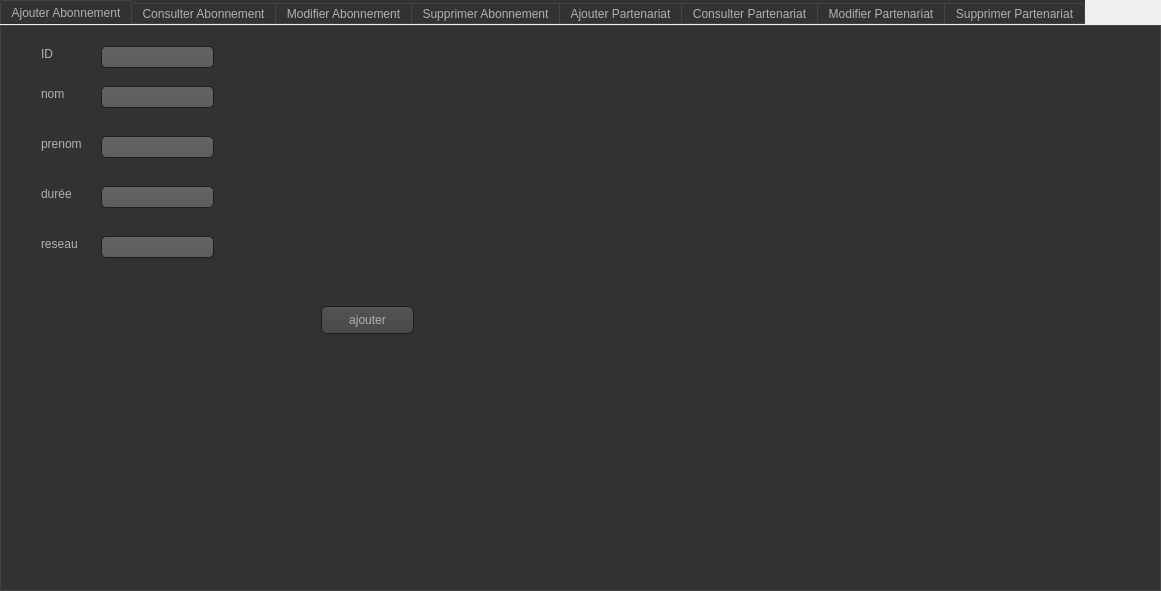
<?xml version="1.0" encoding="UTF-8"?>
<ui version="4.0">
 <class>mwabonnementpartenariat</class>
 <widget class="QDialog" name="mwabonnementpartenariat">
  <property name="geometry">
   <rect>
    <x>0</x>
    <y>0</y>
    <width>1161</width>
    <height>591</height>
   </rect>
  </property>
  <property name="windowTitle">
   <string>Dialog</string>
  </property>
  <widget class="QTabWidget" name="tab_8">
   <property name="geometry">
    <rect>
     <x>0</x>
     <y>0</y>
     <width>1161</width>
     <height>591</height>
    </rect>
   </property>
   <property name="styleSheet">
    <string notr="true">QToolTip
{
     border: 1px solid black;
     background-color: #ffa02f;
     padding: 1px;
     border-radius: 3px;
     opacity: 100;
}

QWidget
{
    color: #b1b1b1;
    background-color: #323232;
}

QWidget:item:hover
{
    background-color: QLinearGradient( x1: 0, y1: 0, x2: 0, y2: 1, stop: 0 #ffa02f, stop: 1 #ca0619);
    color: #000000;
}

QWidget:item:selected
{
    background-color: QLinearGradient( x1: 0, y1: 0, x2: 0, y2: 1, stop: 0 #ffa02f, stop: 1 #d7801a);
}

QMenuBar::item
{
    background: transparent;
}

QMenuBar::item:selected
{
    background: transparent;
    border: 1px solid #ffaa00;
}

QMenuBar::item:pressed
{
    background: #444;
    border: 1px solid #000;
    background-color: QLinearGradient(
        x1:0, y1:0,
        x2:0, y2:1,
        stop:1 #212121,
        stop:0.4 #343434/*,
        stop:0.2 #343434,
        stop:0.1 #ffaa00*/
    );
    margin-bottom:-1px;
    padding-bottom:1px;
}

QMenu
{
    border: 1px solid #000;
}

QMenu::item
{
    padding: 2px 20px 2px 20px;
}

QMenu::item:selected
{
    color: #000000;
}

QWidget:disabled
{
    color: #404040;
    background-color: #323232;
}

QAbstractItemView
{
    background-color: QLinearGradient( x1: 0, y1: 0, x2: 0, y2: 1, stop: 0 #4d4d4d, stop: 0.1 #646464, stop: 1 #5d5d5d);
}

QWidget:focus
{
    /*border: 2px solid QLinearGradient( x1: 0, y1: 0, x2: 0, y2: 1, stop: 0 #ffa02f, stop: 1 #d7801a);*/
}

QLineEdit
{
    background-color: QLinearGradient( x1: 0, y1: 0, x2: 0, y2: 1, stop: 0 #4d4d4d, stop: 0 #646464, stop: 1 #5d5d5d);
    padding: 1px;
    border-style: solid;
    border: 1px solid #1e1e1e;
    border-radius: 5;
}

QPushButton
{
    color: #b1b1b1;
    background-color: QLinearGradient( x1: 0, y1: 0, x2: 0, y2: 1, stop: 0 #565656, stop: 0.1 #525252, stop: 0.5 #4e4e4e, stop: 0.9 #4a4a4a, stop: 1 #464646);
    border-width: 1px;
    border-color: #1e1e1e;
    border-style: solid;
    border-radius: 6;
    padding: 3px;
    font-size: 12px;
    padding-left: 5px;
    padding-right: 5px;
}

QPushButton:pressed
{
    background-color: QLinearGradient( x1: 0, y1: 0, x2: 0, y2: 1, stop: 0 #2d2d2d, stop: 0.1 #2b2b2b, stop: 0.5 #292929, stop: 0.9 #282828, stop: 1 #252525);
}

QComboBox
{
    selection-background-color: #ffaa00;
    background-color: QLinearGradient( x1: 0, y1: 0, x2: 0, y2: 1, stop: 0 #565656, stop: 0.1 #525252, stop: 0.5 #4e4e4e, stop: 0.9 #4a4a4a, stop: 1 #464646);
    border-style: solid;
    border: 1px solid #1e1e1e;
    border-radius: 5;
}

QComboBox:hover,QPushButton:hover
{
    border: 2px solid QLinearGradient( x1: 0, y1: 0, x2: 0, y2: 1, stop: 0 #ffa02f, stop: 1 #d7801a);
}


QComboBox:on
{
    padding-top: 3px;
    padding-left: 4px;
    background-color: QLinearGradient( x1: 0, y1: 0, x2: 0, y2: 1, stop: 0 #2d2d2d, stop: 0.1 #2b2b2b, stop: 0.5 #292929, stop: 0.9 #282828, stop: 1 #252525);
    selection-background-color: #ffaa00;
}

QComboBox QAbstractItemView
{
    border: 2px solid darkgray;
    selection-background-color: QLinearGradient( x1: 0, y1: 0, x2: 0, y2: 1, stop: 0 #ffa02f, stop: 1 #d7801a);
}

QComboBox::drop-down
{
     subcontrol-origin: padding;
     subcontrol-position: top right;
     width: 15px;

     border-left-width: 0px;
     border-left-color: darkgray;
     border-left-style: solid; /* just a single line */
     border-top-right-radius: 3px; /* same radius as the QComboBox */
     border-bottom-right-radius: 3px;
 }

QComboBox::down-arrow
{
     image: url(:/down_arrow.png);
}

QGroupBox:focus
{
border: 2px solid QLinearGradient( x1: 0, y1: 0, x2: 0, y2: 1, stop: 0 #ffa02f, stop: 1 #d7801a);
}

QTextEdit:focus
{
    border: 2px solid QLinearGradient( x1: 0, y1: 0, x2: 0, y2: 1, stop: 0 #ffa02f, stop: 1 #d7801a);
}

QScrollBar:horizontal {
     border: 1px solid #222222;
     background: QLinearGradient( x1: 0, y1: 0, x2: 0, y2: 1, stop: 0.0 #121212, stop: 0.2 #282828, stop: 1 #484848);
     height: 7px;
     margin: 0px 16px 0 16px;
}

QScrollBar::handle:horizontal
{
      background: QLinearGradient( x1: 0, y1: 0, x2: 1, y2: 0, stop: 0 #ffa02f, stop: 0.5 #d7801a, stop: 1 #ffa02f);
      min-height: 20px;
      border-radius: 2px;
}

QScrollBar::add-line:horizontal {
      border: 1px solid #1b1b19;
      border-radius: 2px;
      background: QLinearGradient( x1: 0, y1: 0, x2: 1, y2: 0, stop: 0 #ffa02f, stop: 1 #d7801a);
      width: 14px;
      subcontrol-position: right;
      subcontrol-origin: margin;
}

QScrollBar::sub-line:horizontal {
      border: 1px solid #1b1b19;
      border-radius: 2px;
      background: QLinearGradient( x1: 0, y1: 0, x2: 1, y2: 0, stop: 0 #ffa02f, stop: 1 #d7801a);
      width: 14px;
     subcontrol-position: left;
     subcontrol-origin: margin;
}

QScrollBar::right-arrow:horizontal, QScrollBar::left-arrow:horizontal
{
      border: 1px solid black;
      width: 1px;
      height: 1px;
      background: white;
}

QScrollBar::add-page:horizontal, QScrollBar::sub-page:horizontal
{
      background: none;
}

QScrollBar:vertical
{
      background: QLinearGradient( x1: 0, y1: 0, x2: 1, y2: 0, stop: 0.0 #121212, stop: 0.2 #282828, stop: 1 #484848);
      width: 7px;
      margin: 16px 0 16px 0;
      border: 1px solid #222222;
}

QScrollBar::handle:vertical
{
      background: QLinearGradient( x1: 0, y1: 0, x2: 0, y2: 1, stop: 0 #ffa02f, stop: 0.5 #d7801a, stop: 1 #ffa02f);
      min-height: 20px;
      border-radius: 2px;
}

QScrollBar::add-line:vertical
{
      border: 1px solid #1b1b19;
      border-radius: 2px;
      background: QLinearGradient( x1: 0, y1: 0, x2: 0, y2: 1, stop: 0 #ffa02f, stop: 1 #d7801a);
      height: 14px;
      subcontrol-position: bottom;
      subcontrol-origin: margin;
}

QScrollBar::sub-line:vertical
{
      border: 1px solid #1b1b19;
      border-radius: 2px;
      background: QLinearGradient( x1: 0, y1: 0, x2: 0, y2: 1, stop: 0 #d7801a, stop: 1 #ffa02f);
      height: 14px;
      subcontrol-position: top;
      subcontrol-origin: margin;
}

QScrollBar::up-arrow:vertical, QScrollBar::down-arrow:vertical
{
      border: 1px solid black;
      width: 1px;
      height: 1px;
      background: white;
}


QScrollBar::add-page:vertical, QScrollBar::sub-page:vertical
{
      background: none;
}

QTextEdit
{
    background-color: #242424;
}

QPlainTextEdit
{
    background-color: #242424;
}

QHeaderView::section
{
    background-color: QLinearGradient(x1:0, y1:0, x2:0, y2:1, stop:0 #616161, stop: 0.5 #505050, stop: 0.6 #434343, stop:1 #656565);
    color: white;
    padding-left: 4px;
    border: 1px solid #6c6c6c;
}

QCheckBox:disabled
{
color: #414141;
}

QDockWidget::title
{
    text-align: center;
    spacing: 3px; /* spacing between items in the tool bar */
    background-color: QLinearGradient(x1:0, y1:0, x2:0, y2:1, stop:0 #323232, stop: 0.5 #242424, stop:1 #323232);
}

QDockWidget::close-button, QDockWidget::float-button
{
    text-align: center;
    spacing: 1px; /* spacing between items in the tool bar */
    background-color: QLinearGradient(x1:0, y1:0, x2:0, y2:1, stop:0 #323232, stop: 0.5 #242424, stop:1 #323232);
}

QDockWidget::close-button:hover, QDockWidget::float-button:hover
{
    background: #242424;
}

QDockWidget::close-button:pressed, QDockWidget::float-button:pressed
{
    padding: 1px -1px -1px 1px;
}

QMainWindow::separator
{
    background-color: QLinearGradient(x1:0, y1:0, x2:0, y2:1, stop:0 #161616, stop: 0.5 #151515, stop: 0.6 #212121, stop:1 #343434);
    color: white;
    padding-left: 4px;
    border: 1px solid #4c4c4c;
    spacing: 3px; /* spacing between items in the tool bar */
}

QMainWindow::separator:hover
{

    background-color: QLinearGradient(x1:0, y1:0, x2:0, y2:1, stop:0 #d7801a, stop:0.5 #b56c17 stop:1 #ffa02f);
    color: white;
    padding-left: 4px;
    border: 1px solid #6c6c6c;
    spacing: 3px; /* spacing between items in the tool bar */
}

QToolBar::handle
{
     spacing: 3px; /* spacing between items in the tool bar */
     background: url(:/images/handle.png);
}

QMenu::separator
{
    height: 2px;
    background-color: QLinearGradient(x1:0, y1:0, x2:0, y2:1, stop:0 #161616, stop: 0.5 #151515, stop: 0.6 #212121, stop:1 #343434);
    color: white;
    padding-left: 4px;
    margin-left: 10px;
    margin-right: 5px;
}

QProgressBar
{
    border: 2px solid grey;
    border-radius: 5px;
    text-align: center;
}

QProgressBar::chunk
{
    background-color: #d7801a;
    width: 2.15px;
    margin: 0.5px;
}

QTabBar::tab {
    color: #b1b1b1;
    border: 1px solid #444;
    border-bottom-style: none;
    background-color: #323232;
    padding-left: 10px;
    padding-right: 10px;
    padding-top: 3px;
    padding-bottom: 2px;
    margin-right: -1px;
}

QTabWidget::pane {
    border: 1px solid #444;
    top: 1px;
}

QTabBar::tab:last
{
    margin-right: 0; /* the last selected tab has nothing to overlap with on the right */
    border-top-right-radius: 3px;
}

QTabBar::tab:first:!selected
{
 margin-left: 0px; /* the last selected tab has nothing to overlap with on the right */


    border-top-left-radius: 3px;
}

QTabBar::tab:!selected
{
    color: #b1b1b1;
    border-bottom-style: solid;
    margin-top: 3px;
    background-color: QLinearGradient(x1:0, y1:0, x2:0, y2:1, stop:1 #212121, stop:.4 #343434);
}

QTabBar::tab:selected
{
    border-top-left-radius: 3px;
    border-top-right-radius: 3px;
    margin-bottom: 0px;
}

QTabBar::tab:!selected:hover
{
    /*border-top: 2px solid #ffaa00;
    padding-bottom: 3px;*/
    border-top-left-radius: 3px;
    border-top-right-radius: 3px;
    background-color: QLinearGradient(x1:0, y1:0, x2:0, y2:1, stop:1 #212121, stop:0.4 #343434, stop:0.2 #343434, stop:0.1 #ffaa00);
}

QRadioButton::indicator:checked, QRadioButton::indicator:unchecked{
    color: #b1b1b1;
    background-color: #323232;
    border: 1px solid #b1b1b1;
    border-radius: 6px;
}

QRadioButton::indicator:checked
{
    background-color: qradialgradient(
        cx: 0.5, cy: 0.5,
        fx: 0.5, fy: 0.5,
        radius: 1.0,
        stop: 0.25 #ffaa00,
        stop: 0.3 #323232
    );
}

QCheckBox::indicator{
    color: #b1b1b1;
    background-color: #323232;
    border: 1px solid #b1b1b1;
    width: 9px;
    height: 9px;
}

QRadioButton::indicator
{
    border-radius: 6px;
}

QRadioButton::indicator:hover, QCheckBox::indicator:hover
{
    border: 1px solid #ffaa00;
}

QCheckBox::indicator:checked
{
    image:url(:/images/checkbox.png);
}

QCheckBox::indicator:disabled, QRadioButton::indicator:disabled
{
    border: 1px solid #444;
}</string>
   </property>
   <property name="currentIndex">
    <number>0</number>
   </property>
   <widget class="QWidget" name="tab">
    <attribute name="title">
     <string>Ajouter Abonnement</string>
    </attribute>
    <widget class="QLabel" name="label">
     <property name="geometry">
      <rect>
       <x>40</x>
       <y>160</y>
       <width>55</width>
       <height>16</height>
      </rect>
     </property>
     <property name="text">
      <string>durée</string>
     </property>
    </widget>
    <widget class="QLabel" name="label_3">
     <property name="geometry">
      <rect>
       <x>40</x>
       <y>60</y>
       <width>55</width>
       <height>16</height>
      </rect>
     </property>
     <property name="text">
      <string>nom </string>
     </property>
    </widget>
    <widget class="QLabel" name="label_4">
     <property name="geometry">
      <rect>
       <x>40</x>
       <y>110</y>
       <width>55</width>
       <height>16</height>
      </rect>
     </property>
     <property name="text">
      <string>prenom</string>
     </property>
    </widget>
    <widget class="QLabel" name="label_5">
     <property name="geometry">
      <rect>
       <x>40</x>
       <y>210</y>
       <width>55</width>
       <height>16</height>
      </rect>
     </property>
     <property name="text">
      <string>reseau</string>
     </property>
    </widget>
    <widget class="QLineEdit" name="nom">
     <property name="geometry">
      <rect>
       <x>100</x>
       <y>60</y>
       <width>113</width>
       <height>22</height>
      </rect>
     </property>
    </widget>
    <widget class="QLineEdit" name="prenom">
     <property name="geometry">
      <rect>
       <x>100</x>
       <y>110</y>
       <width>113</width>
       <height>22</height>
      </rect>
     </property>
    </widget>
    <widget class="QLineEdit" name="duree">
     <property name="geometry">
      <rect>
       <x>100</x>
       <y>160</y>
       <width>113</width>
       <height>22</height>
      </rect>
     </property>
    </widget>
    <widget class="QLineEdit" name="reseaux">
     <property name="geometry">
      <rect>
       <x>100</x>
       <y>210</y>
       <width>113</width>
       <height>22</height>
      </rect>
     </property>
    </widget>
    <widget class="QPushButton" name="pushButton">
     <property name="geometry">
      <rect>
       <x>320</x>
       <y>280</y>
       <width>93</width>
       <height>28</height>
      </rect>
     </property>
     <property name="text">
      <string>ajouter</string>
     </property>
    </widget>
    <widget class="QLabel" name="label_9">
     <property name="geometry">
      <rect>
       <x>40</x>
       <y>20</y>
       <width>55</width>
       <height>16</height>
      </rect>
     </property>
     <property name="text">
      <string>ID</string>
     </property>
    </widget>
    <widget class="QLineEdit" name="ID">
     <property name="geometry">
      <rect>
       <x>100</x>
       <y>20</y>
       <width>113</width>
       <height>22</height>
      </rect>
     </property>
    </widget>
   </widget>
   <widget class="QWidget" name="tab_2">
    <attribute name="title">
     <string>Consulter Abonnement</string>
    </attribute>
    <widget class="QTableView" name="table">
     <property name="geometry">
      <rect>
       <x>10</x>
       <y>40</y>
       <width>621</width>
       <height>251</height>
      </rect>
     </property>
    </widget>
    <widget class="QLineEdit" name="rech">
     <property name="geometry">
      <rect>
       <x>10</x>
       <y>10</y>
       <width>113</width>
       <height>22</height>
      </rect>
     </property>
    </widget>
    <widget class="QPushButton" name="pushButton_4">
     <property name="geometry">
      <rect>
       <x>480</x>
       <y>300</y>
       <width>93</width>
       <height>28</height>
      </rect>
     </property>
     <property name="text">
      <string>Afficher</string>
     </property>
    </widget>
   </widget>
   <widget class="QWidget" name="tab_3">
    <attribute name="title">
     <string>Modifier Abonnement</string>
    </attribute>
    <widget class="QLineEdit" name="prenom_mod">
     <property name="geometry">
      <rect>
       <x>110</x>
       <y>120</y>
       <width>113</width>
       <height>22</height>
      </rect>
     </property>
    </widget>
    <widget class="QLabel" name="label_19">
     <property name="geometry">
      <rect>
       <x>50</x>
       <y>170</y>
       <width>55</width>
       <height>16</height>
      </rect>
     </property>
     <property name="text">
      <string>durée</string>
     </property>
    </widget>
    <widget class="QLineEdit" name="duree_mod">
     <property name="geometry">
      <rect>
       <x>110</x>
       <y>160</y>
       <width>113</width>
       <height>22</height>
      </rect>
     </property>
    </widget>
    <widget class="QLineEdit" name="reseau_mod">
     <property name="geometry">
      <rect>
       <x>110</x>
       <y>210</y>
       <width>113</width>
       <height>22</height>
      </rect>
     </property>
    </widget>
    <widget class="QLabel" name="label_20">
     <property name="geometry">
      <rect>
       <x>50</x>
       <y>120</y>
       <width>55</width>
       <height>16</height>
      </rect>
     </property>
     <property name="text">
      <string>prenom</string>
     </property>
    </widget>
    <widget class="QLineEdit" name="nom_mod">
     <property name="geometry">
      <rect>
       <x>110</x>
       <y>70</y>
       <width>113</width>
       <height>22</height>
      </rect>
     </property>
    </widget>
    <widget class="QLabel" name="label_21">
     <property name="geometry">
      <rect>
       <x>50</x>
       <y>210</y>
       <width>55</width>
       <height>16</height>
      </rect>
     </property>
     <property name="text">
      <string>reseau</string>
     </property>
    </widget>
    <widget class="QLabel" name="label_22">
     <property name="geometry">
      <rect>
       <x>50</x>
       <y>70</y>
       <width>55</width>
       <height>16</height>
      </rect>
     </property>
     <property name="text">
      <string>nom </string>
     </property>
    </widget>
    <widget class="QPushButton" name="pushButton_3">
     <property name="geometry">
      <rect>
       <x>300</x>
       <y>290</y>
       <width>93</width>
       <height>28</height>
      </rect>
     </property>
     <property name="text">
      <string>modifier</string>
     </property>
    </widget>
    <widget class="QLabel" name="label_10">
     <property name="geometry">
      <rect>
       <x>50</x>
       <y>30</y>
       <width>55</width>
       <height>16</height>
      </rect>
     </property>
     <property name="text">
      <string>ID</string>
     </property>
    </widget>
    <widget class="QLineEdit" name="ID_mod">
     <property name="geometry">
      <rect>
       <x>110</x>
       <y>40</y>
       <width>113</width>
       <height>22</height>
      </rect>
     </property>
    </widget>
   </widget>
   <widget class="QWidget" name="tab_7">
    <attribute name="title">
     <string>Supprimer Abonnement</string>
    </attribute>
    <widget class="QLineEdit" name="ID_supp">
     <property name="geometry">
      <rect>
       <x>120</x>
       <y>80</y>
       <width>161</width>
       <height>22</height>
      </rect>
     </property>
    </widget>
    <widget class="QPushButton" name="supprimer">
     <property name="geometry">
      <rect>
       <x>330</x>
       <y>300</y>
       <width>93</width>
       <height>28</height>
      </rect>
     </property>
     <property name="text">
      <string>supprimer</string>
     </property>
    </widget>
    <widget class="QLabel" name="label_11">
     <property name="geometry">
      <rect>
       <x>80</x>
       <y>80</y>
       <width>21</width>
       <height>16</height>
      </rect>
     </property>
     <property name="text">
      <string>ID</string>
     </property>
    </widget>
   </widget>
   <widget class="QWidget" name="tab_4">
    <attribute name="title">
     <string>Ajouter Partenariat</string>
    </attribute>
    <widget class="QLineEdit" name="idpar">
     <property name="geometry">
      <rect>
       <x>90</x>
       <y>60</y>
       <width>113</width>
       <height>22</height>
      </rect>
     </property>
    </widget>
    <widget class="QLineEdit" name="nompar">
     <property name="geometry">
      <rect>
       <x>90</x>
       <y>110</y>
       <width>113</width>
       <height>22</height>
      </rect>
     </property>
    </widget>
    <widget class="QLineEdit" name="prepar">
     <property name="geometry">
      <rect>
       <x>90</x>
       <y>160</y>
       <width>113</width>
       <height>22</height>
      </rect>
     </property>
    </widget>
    <widget class="QLineEdit" name="sompar">
     <property name="geometry">
      <rect>
       <x>90</x>
       <y>210</y>
       <width>113</width>
       <height>22</height>
      </rect>
     </property>
    </widget>
    <widget class="QLabel" name="label_6">
     <property name="geometry">
      <rect>
       <x>20</x>
       <y>60</y>
       <width>55</width>
       <height>16</height>
      </rect>
     </property>
     <property name="text">
      <string>ID</string>
     </property>
    </widget>
    <widget class="QLabel" name="label_7">
     <property name="geometry">
      <rect>
       <x>20</x>
       <y>110</y>
       <width>55</width>
       <height>16</height>
      </rect>
     </property>
     <property name="text">
      <string>Nom</string>
     </property>
    </widget>
    <widget class="QLabel" name="label_8">
     <property name="geometry">
      <rect>
       <x>20</x>
       <y>160</y>
       <width>55</width>
       <height>16</height>
      </rect>
     </property>
     <property name="text">
      <string>Prenom</string>
     </property>
    </widget>
    <widget class="QLabel" name="label_12">
     <property name="geometry">
      <rect>
       <x>20</x>
       <y>210</y>
       <width>55</width>
       <height>16</height>
      </rect>
     </property>
     <property name="text">
      <string>Somme</string>
     </property>
    </widget>
    <widget class="QPushButton" name="pushButton_8">
     <property name="geometry">
      <rect>
       <x>220</x>
       <y>270</y>
       <width>93</width>
       <height>28</height>
      </rect>
     </property>
     <property name="text">
      <string>Ajouter</string>
     </property>
    </widget>
   </widget>
   <widget class="QWidget" name="tab_5">
    <attribute name="title">
     <string>Consulter Partenariat</string>
    </attribute>
    <widget class="QTableView" name="tablepar">
     <property name="geometry">
      <rect>
       <x>20</x>
       <y>60</y>
       <width>701</width>
       <height>311</height>
      </rect>
     </property>
    </widget>
    <widget class="QLineEdit" name="rechpar">
     <property name="geometry">
      <rect>
       <x>20</x>
       <y>20</y>
       <width>113</width>
       <height>22</height>
      </rect>
     </property>
    </widget>
    <widget class="QPushButton" name="pushButton_7">
     <property name="geometry">
      <rect>
       <x>620</x>
       <y>390</y>
       <width>93</width>
       <height>28</height>
      </rect>
     </property>
     <property name="text">
      <string>Afficher</string>
     </property>
    </widget>
   </widget>
   <widget class="QWidget" name="tab_6">
    <attribute name="title">
     <string>Modifier Partenariat</string>
    </attribute>
    <widget class="QLineEdit" name="idpar_mod">
     <property name="geometry">
      <rect>
       <x>110</x>
       <y>80</y>
       <width>113</width>
       <height>22</height>
      </rect>
     </property>
    </widget>
    <widget class="QLabel" name="label_33">
     <property name="geometry">
      <rect>
       <x>40</x>
       <y>230</y>
       <width>55</width>
       <height>16</height>
      </rect>
     </property>
     <property name="text">
      <string>Somme</string>
     </property>
    </widget>
    <widget class="QLineEdit" name="nompar_mod">
     <property name="geometry">
      <rect>
       <x>110</x>
       <y>130</y>
       <width>113</width>
       <height>22</height>
      </rect>
     </property>
    </widget>
    <widget class="QLineEdit" name="prepar_mod">
     <property name="geometry">
      <rect>
       <x>110</x>
       <y>180</y>
       <width>113</width>
       <height>22</height>
      </rect>
     </property>
    </widget>
    <widget class="QLabel" name="label_34">
     <property name="geometry">
      <rect>
       <x>40</x>
       <y>130</y>
       <width>55</width>
       <height>16</height>
      </rect>
     </property>
     <property name="text">
      <string>Nom</string>
     </property>
    </widget>
    <widget class="QLineEdit" name="sompar_mod">
     <property name="geometry">
      <rect>
       <x>110</x>
       <y>230</y>
       <width>113</width>
       <height>22</height>
      </rect>
     </property>
    </widget>
    <widget class="QLabel" name="label_35">
     <property name="geometry">
      <rect>
       <x>40</x>
       <y>80</y>
       <width>55</width>
       <height>16</height>
      </rect>
     </property>
     <property name="text">
      <string>ID</string>
     </property>
    </widget>
    <widget class="QLabel" name="label_36">
     <property name="geometry">
      <rect>
       <x>40</x>
       <y>180</y>
       <width>55</width>
       <height>16</height>
      </rect>
     </property>
     <property name="text">
      <string>Prenom</string>
     </property>
    </widget>
    <widget class="QPushButton" name="pushButton_10">
     <property name="geometry">
      <rect>
       <x>260</x>
       <y>280</y>
       <width>93</width>
       <height>28</height>
      </rect>
     </property>
     <property name="text">
      <string>Modifier</string>
     </property>
    </widget>
   </widget>
   <widget class="QWidget" name="tab_9">
    <attribute name="title">
     <string>Supprimer Partenariat</string>
    </attribute>
    <widget class="QLineEdit" name="idpar_supp">
     <property name="geometry">
      <rect>
       <x>100</x>
       <y>70</y>
       <width>401</width>
       <height>22</height>
      </rect>
     </property>
    </widget>
    <widget class="QLabel" name="label_37">
     <property name="geometry">
      <rect>
       <x>40</x>
       <y>70</y>
       <width>55</width>
       <height>16</height>
      </rect>
     </property>
     <property name="text">
      <string>ID</string>
     </property>
    </widget>
    <widget class="QPushButton" name="pushButton_9">
     <property name="geometry">
      <rect>
       <x>410</x>
       <y>170</y>
       <width>93</width>
       <height>28</height>
      </rect>
     </property>
     <property name="text">
      <string>Supprimer</string>
     </property>
    </widget>
   </widget>
  </widget>
 </widget>
 <resources/>
 <connections/>
</ui>
